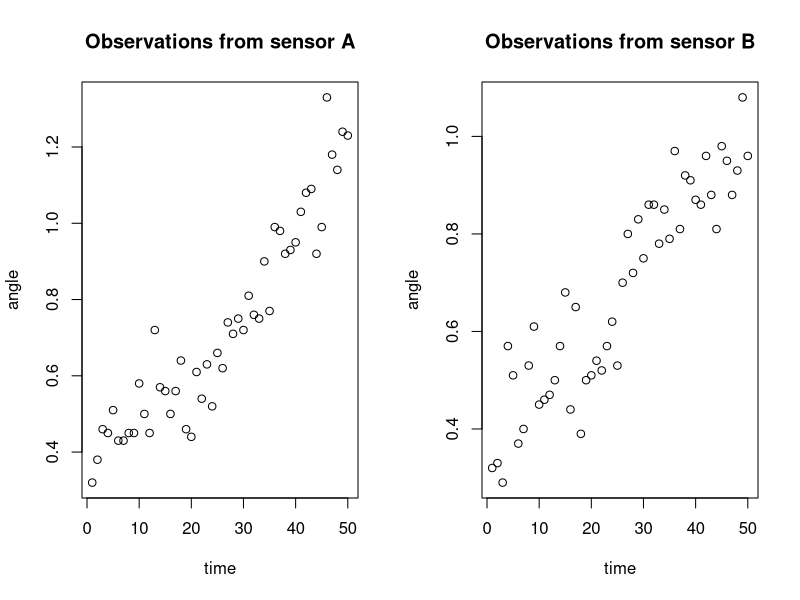
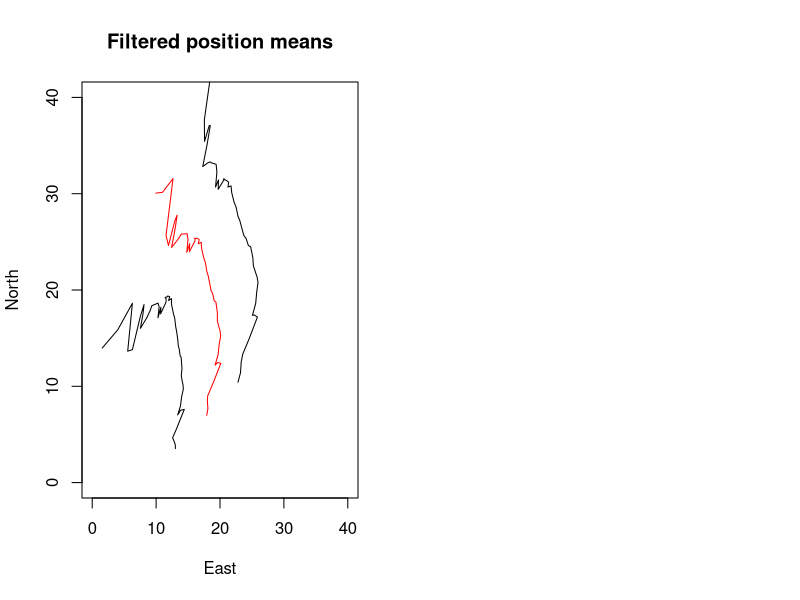
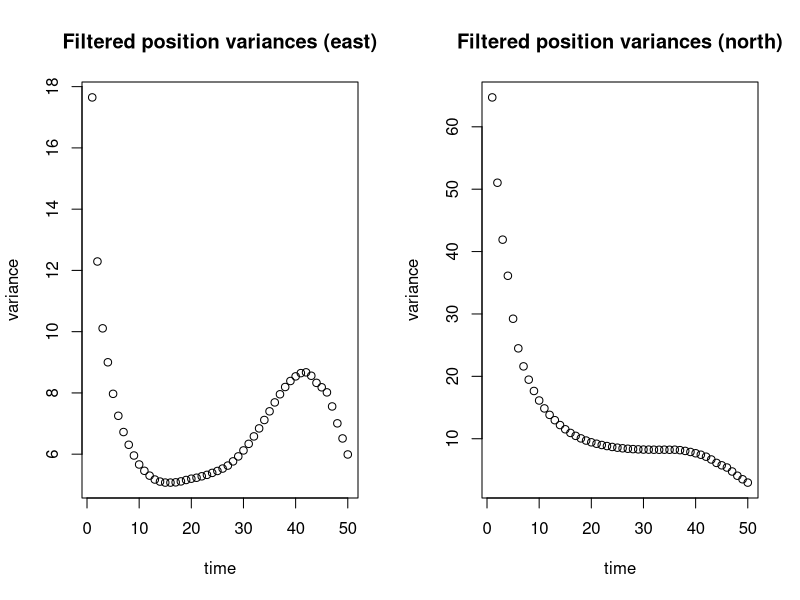
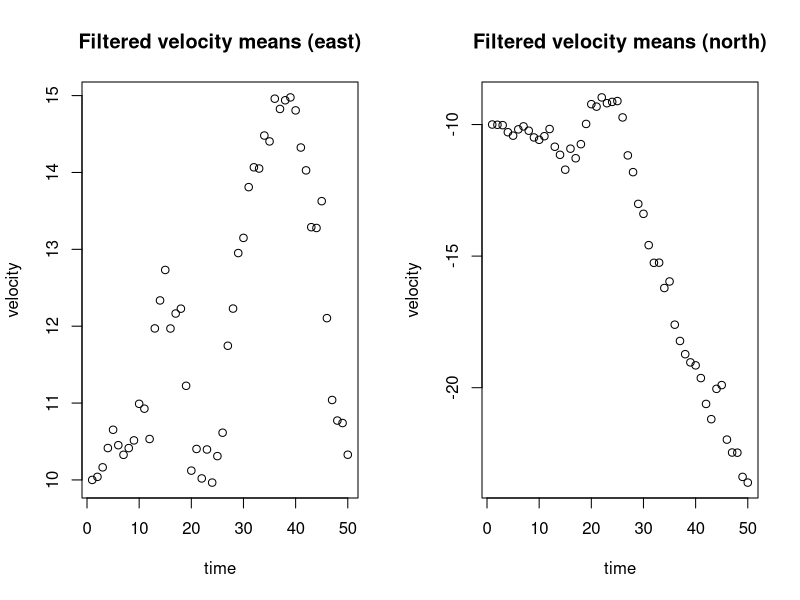
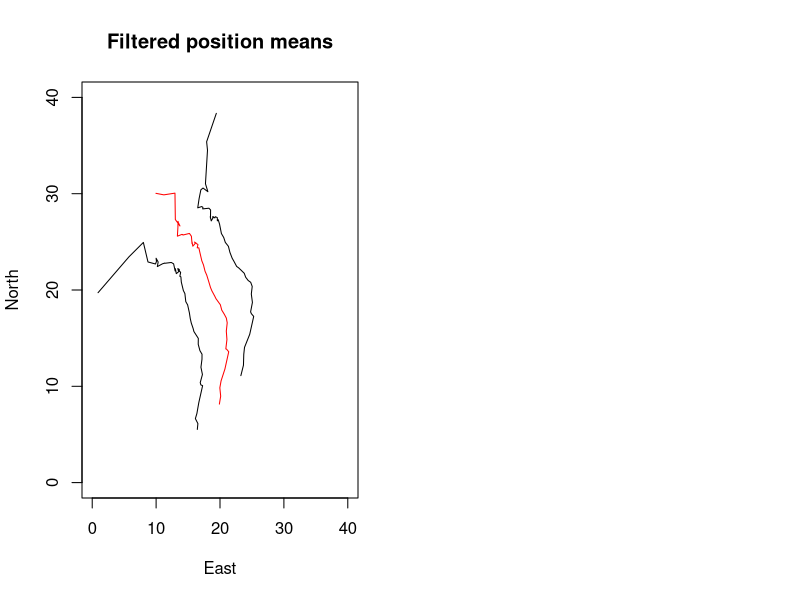
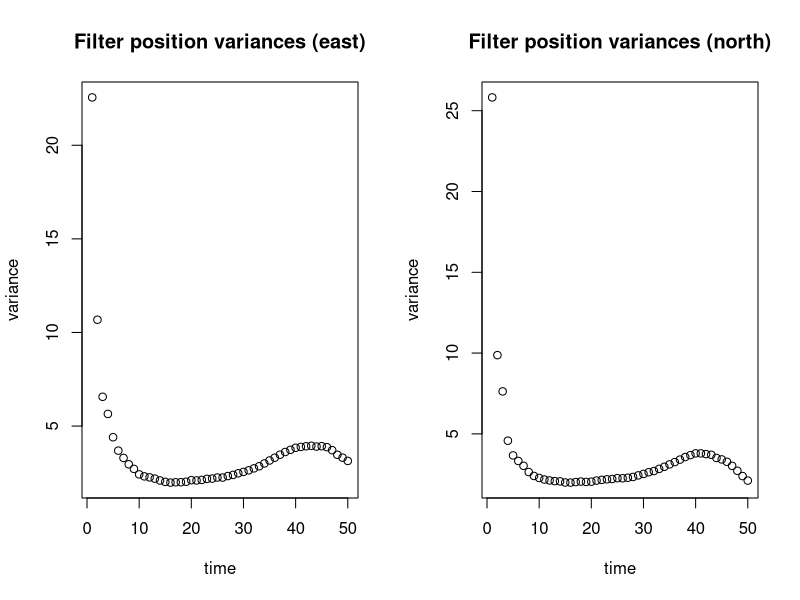
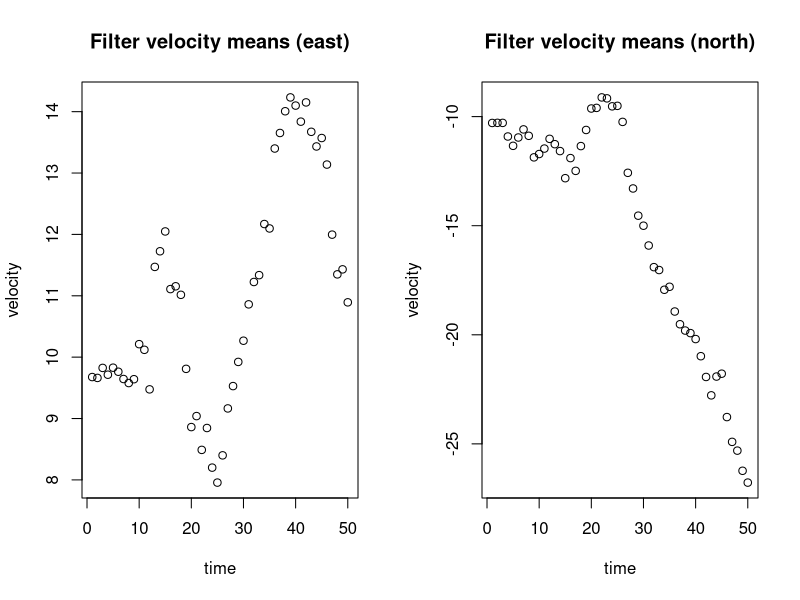

The R script that drew these images, in order:
## ---- chunk 1
knitr::opts_chunk$set(echo = TRUE)
library(MASS)
## ---- chunk 2
set.seed(202104)

# Prior
mu1 = c(10,30,10,-10)
Sigma1 = diag(c(10**2,10**2,5**2,5**2))

## Forward model 
delta = 1/60

A = diag(4)
A[1,3] = delta 
A[2,4] = delta 

Eps_model = diag(c(0.1**2,0.1**2,0.5**2,0.5**2))


# Function:
# Taking a state and evolving it deterministically 
# NB: No model error added
ModelStep <- function(x){
  x = A%*%x 
  return(x)
}


## Observation model
Eps_obs = diag(c(0.1**2,0.1**2))

# Function: 
# Taking a state and observing it
# NB: No observation noise added
Observation <- function(x){
  y = c(atan(x[1]/x[2]), atan((40-x[2])/(40-x[1])))
  return(y)
}


## Observations 
# Observations are provided in 2 separate files
obsA = read.table("sensorA.txt")
obsB = read.table("sensorB.txt")

obs = cbind(obsA,obsB)

## Visualisation
par(mfrow=c(1,2))
plot(obs[,1], main="Observations from sensor A",
     xlab="time", ylab="angle")
plot(obs[,2], main="Observations from sensor B",
     xlab="time", ylab="angle")

## ---- chunk 3

linObsOp <- function(x){
  H = matrix(0, ncol=4, nrow=2)
  H[1,1] = x[2]/(x[1]**2 + x[2]**2)
  H[1,2] = -x[1]/(x[2]**2 + x[1]**2)
  H[2,1] = (40-x[2])/(x[1]**2 - 80*x[1] + x[2]**2 - 80*x[2] + 3200)
  H[2,2] = (x[2]-40)/(x[1]**2 - 80*x[1] + x[2]**2 - 80*x[2] + 3200)
  return(H)
}

# Bookkeeping 
T = 50
mus    = array(0, dim=c(4,T))
Sigmas = array(0, dim=c(4,4,T))

# DATA ASSIMILATION in time loop
mu = mu1
Sigma = Sigma1
for (t in 1:T){
  ## Forward Step
  # NOTE: the initial prior is already given for the first observation time
  if (t != 1){
    mu = ModelStep(mu)
  }
  Sigma = A %*% Sigma %*% t(A) + Eps_model
  
  ## Analysis Step
  H = linObsOp(mu)
  S = H %*% Sigma %*% t(H) + Eps_obs
  K = Sigma %*% t(H) %*% solve(S)
  
  # Updating
  y = t(obs[t,]) 
  mu = mu + K %*% (y - Observation(mu))
  Sigma = (diag(4) - K %*% H) %*% Sigma 
  
  # Storage 
  mus[,t] = mu
  Sigmas[,,t] = Sigma
}

# Plotting
plot(mus[1,],mus[2,], main="Filtered position means",
     xlab="East", ylab="North",
     xlim=c(0,40), ylim=c(0,40),
     col="red", type="l")

lines(mus[1,] - 2*sqrt(Sigmas[1,1,]), mus[2,] - 2*sqrt(Sigmas[2,2,]))
lines(mus[1,] + 2*sqrt(Sigmas[1,1,]), mus[2,] + 2*sqrt(Sigmas[2,2,]))
## ---- chunk 4
# Variance pltos
par(mfrow=c(1,2))
plot(Sigmas[1,1,], main="Filtered position variances (east)",
     xlab="time", ylab="variance")
plot(Sigmas[2,2,], main="Filtered position variances (north)",
     xlab="time", ylab="variance")

# Velocity pltos
plot(mus[3,], main="Filtered velocity means (east)",
     xlab="time", ylab="velocity")
plot(mus[4,], main="Filtered velocity means (north)",
     xlab="time", ylab="velocity")
## ---- chunk 5

# Bookkeeping 
B = 1000
ensembles = array(0, dim=c(4,B,T))


# DATA ASSIMILATION in time loop
mu = mu1
Sigma = Sigma1

for (t in 1:T){
  ## Forward Step
  # NOTE: the initial prior is already given for the first observation time
  if (t == 1){
    ensemble = t(mvrnorm(B, mu=mu, Sigma=Sigma))
  }
  else{
    # Forwarding single particles
    for (e in 1:B){
      ensemble[,e] = ModelStep(ensemble[,e]) + mvrnorm(mu=rep(0,4), Sigma=Eps_model)
    }
  }
  ensemble_mean = rowMeans(ensemble)
  
  # Observing ensemble
  y = t(obs[t,])
  y_ensemble = matrix(0, nrow=2, ncol=B)
  for (e in 1:B){
    y_ensemble[,e] = Observation(ensemble[,e]) + mvrnorm(mu=rep(0,2), Sigma=Eps_obs)
  }
  y_ensemble_mean = rowMeans(y_ensemble)
  
  # Estimating
  Sigma_y = 1/B*(y_ensemble - y_ensemble_mean) %*% t(y_ensemble - y_ensemble_mean)
  Sigma_xy = 1/B*(ensemble - ensemble_mean) %*% t(y_ensemble - y_ensemble_mean)
  
  
  ## Analysis Step
  for (e in 1:B){
    ensemble[,e] = ensemble[,e] + Sigma_xy %*% solve(Sigma_y) %*% (y - y_ensemble[,e])
  }
  
  # Storing
  ensembles[,,t] = ensemble
}

# Plotting
library(matrixStats)

plot(colMeans(ensembles[1,,]), colMeans(ensembles[2,,]), main="Filtered position means",
     xlab="East", ylab="North",
     xlim=c(0,40), ylim=c(0,40),
     col="red", type="l")

lines(colQuantiles(ensembles[1,,],probs=0.025),colQuantiles(ensembles[2,,],probs=0.025))
lines(colQuantiles(ensembles[1,,],probs=0.975),colQuantiles(ensembles[2,,],probs=0.975))
## ---- chunk 6
# Variance plots
par(mfrow=c(1,2))
plot(colVars(ensembles[1,,]), main="Filter position variances (east)",
     xlab="time", ylab="variance")
plot(colVars(ensembles[2,,]), main="Filter position variances (north)",
     xlab="time", ylab="variance")

# Velocity plots
plot(colMeans(ensembles[3,,]), main="Filter velocity means (east)",
     xlab="time", ylab="velocity")
plot(colMeans(ensembles[4,,]), main="Filter velocity means (north)",
     xlab="time", ylab="velocity")
